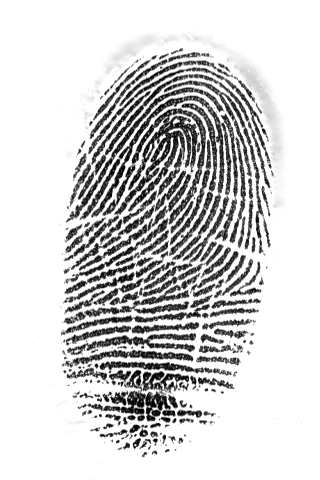
#> input picture Images/1.bmp, 320 x 480 px, found by its file name
$ jupyter execute Preprocess.ipynb
#> lines starting #> are read from the running program, lines starting #| are printed output that depends on the picture; after the words box and inside, x2 and y2 are one past the last pixel; in counts of white or black regions, pixels touching at a corner belong together
<a href="https://colab.research.google.com/github/bishram-acharya/Cross-Platform-Fingerprint-Matching-using-CNN/blob/main/Preprocess.ipynb" target="_parent"></a>

[cell 1]
import sys
import os
import cv2
from PIL import Image
import numpy as np
import matplotlib.pyplot as plt
import time

# Preprocess function


def process_single_image(inpath):

    myKernel = np.ones((5, 5))

    img = cv2.imread(inpath)
#> img is the input picture: shape (480, 320, 3); min 0, max 255, mean 209.9
    # reading the image in grayscale mode
    gray_img = cv2.imread(inpath, cv2.IMREAD_GRAYSCALE)
#> gray_img: shape (480, 320); min 0, max 255, mean 209.9
    opening_gray_img = cv2.morphologyEx(
        gray_img, cv2.MORPH_OPEN, myKernel)  # erosion followed by dilation
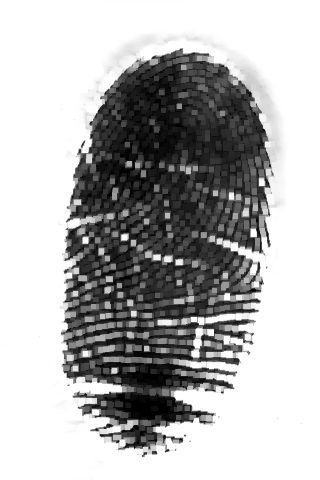
#> opening_gray_img: shape (480, 320); min 0, max 255, mean 178.1
    opening_rgb_img = cv2.morphologyEx(img, cv2.MORPH_OPEN, myKernel)

    mask = cv2.adaptiveThreshold(
        opening_gray_img, 255, cv2.ADAPTIVE_THRESH_GAUSSIAN_C, cv2.THRESH_BINARY_INV, 41, 4)
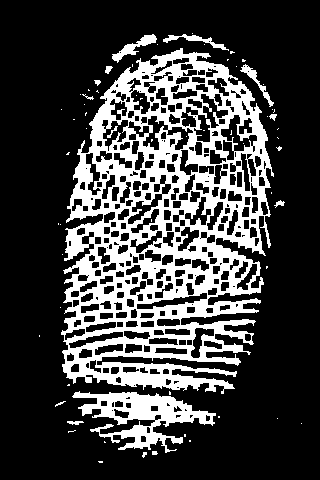
#> mask: shape (480, 320); 25.2% white; 65 white regions (51 under 20 px), largest, box (x1, y1, x2, y2) and area: (61, 48, 274, 394) 33862, (72, 391, 216, 453) 3546, (112, 34, 157, 63) 375

    mask = mask.astype(np.uint8)
    mask[mask == 255] = cv2.GC_FGD
    mask[mask == 0] = cv2.GC_BGD

    bgd_model = np.zeros((1, 65), dtype=np.float64)
    fgd_model = np.zeros((1, 65), dtype=np.float64)
    segmented_mask, _, _ = cv2.grabCut(
        opening_rgb_img, mask, None, bgd_model, fgd_model, iterCount=2, mode=cv2.GC_INIT_WITH_MASK)

    segmented_mask = np.where((segmented_mask == cv2.GC_FGD) | (
        segmented_mask == cv2.GC_PR_FGD), 255, 0).astype(np.uint8)

    segmented_image = cv2.bitwise_and(
        opening_rgb_img, opening_rgb_img, mask=segmented_mask)
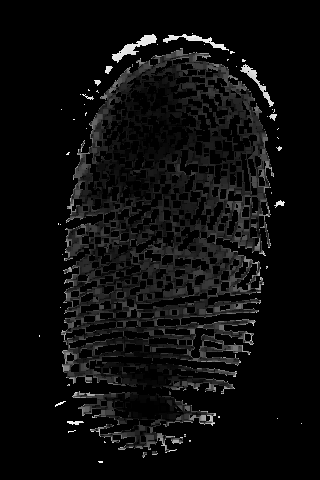
#> segmented_image: shape (480, 320, 3); min 0, max 250, mean 12.6

    clahe = cv2.createCLAHE(clipLimit=30, tileGridSize=(7, 7))
    clahe_adjusted_image = clahe.apply(
        cv2.cvtColor(segmented_image, cv2.COLOR_RGB2GRAY))
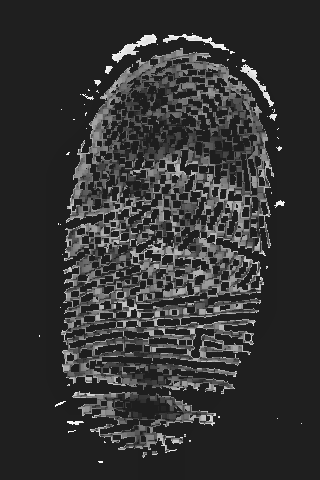
#> clahe_adjusted_image: shape (480, 320); min 30, max 252, mean 51.4
    _, thresholded_img = cv2.threshold(
        clahe_adjusted_image, 0, 255, cv2.THRESH_BINARY_INV | cv2.THRESH_OTSU)
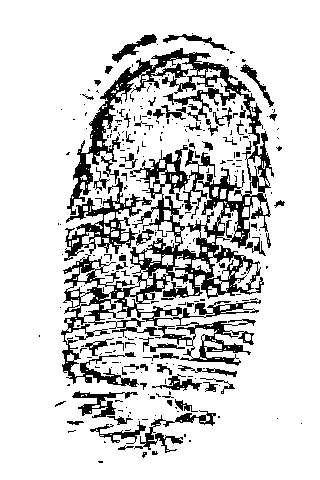
#> thresholded_img: shape (480, 320); 82.7% white; 294 black regions (227 under 20 px), largest, box (x1, y1, x2, y2) and area: (61, 48, 274, 387) 17126, (64, 178, 152, 261) 1874, (134, 410, 216, 453) 710

    final_rotated_img = cv2.rotate(
        thresholded_img, cv2.ROTATE_90_COUNTERCLOCKWISE)
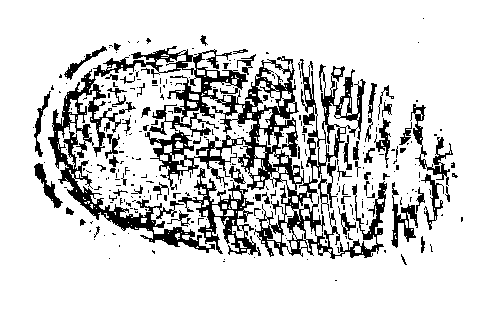
#> final_rotated_img: shape (320, 480); 82.7% white; 294 black regions (227 under 20 px), largest, box (x1, y1, x2, y2) and area: (48, 46, 387, 259) 17126, (178, 168, 261, 256) 1874, (410, 104, 453, 186) 710

    downscaled_final_img = cv2.resize(
        final_rotated_img, (224, 224), interpolation=cv2.INTER_LANCZOS4)
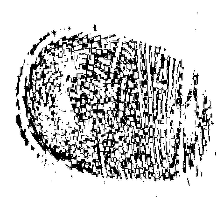
#> downscaled_final_img: shape (224, 224); min 0, max 255, mean 209.9
    # this interpolation is computationally expensive, can try CUBIC for downscaling

    return downscaled_final_img


# Bulk processing
image_folder = sys.argv[1]
output_folder = sys.argv[2]
image_list = []
count = 1
if not os.path.exists(output_folder):
    os.makedirs(output_folder)
start_time = time.time()
for filename in os.listdir(image_folder):

    inpath = f'D:/datset_fingerprint_buffalo/Fingerprint_Train_Test_Split/Task1/Train/Contactless/{filename}'
    downscaled = process_single_image(inpath)
    filename = f'D:/datset_fingerprint_buffalo/Fingerprint_Train_Test_Split/Task1/Train/segmented_contactless/{filename}'
    # Overwrite
    cv2.imwrite(filename, downscaled)
    print("Done")
end_time = time.time()
print(end_time-start_time)
